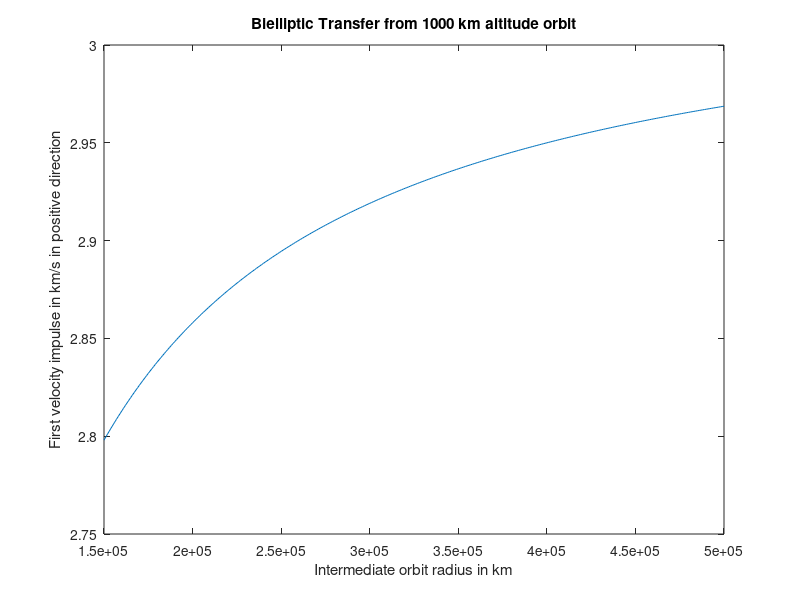
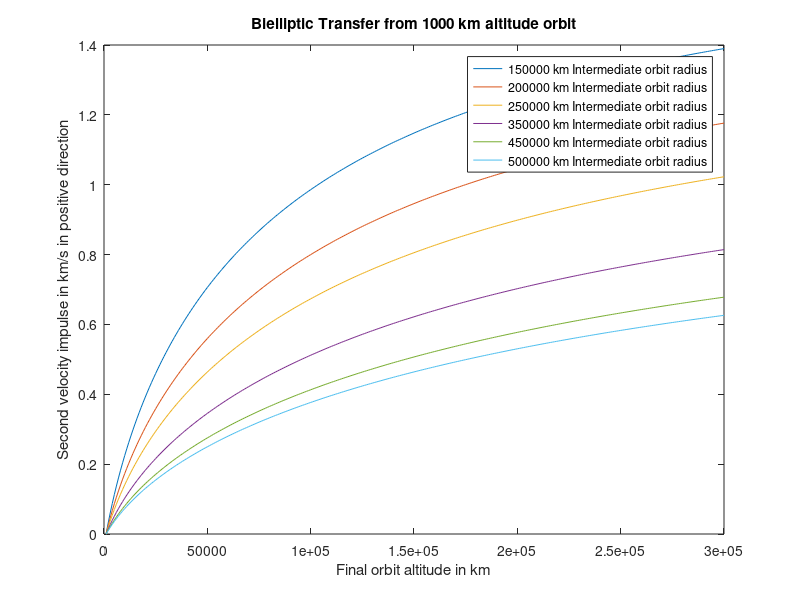
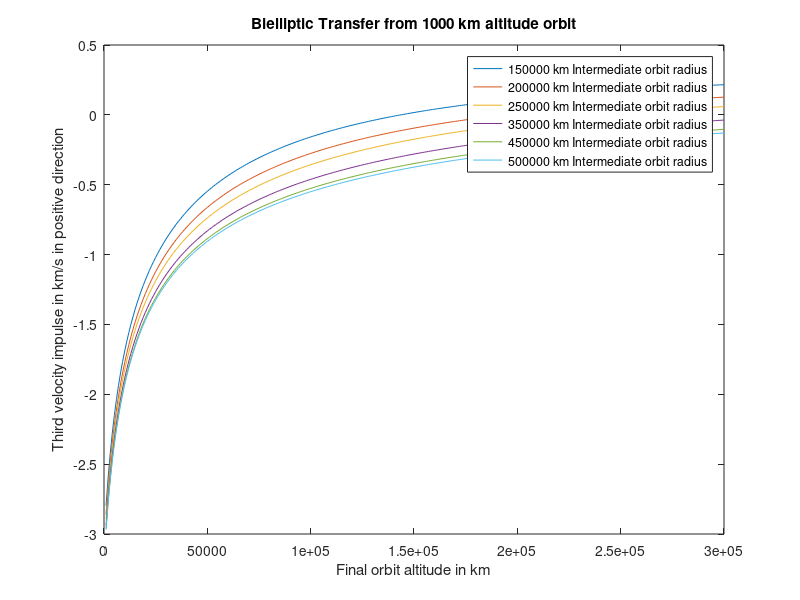

The MATLAB source for these figures, in order: (Note: this script raises an error after producing the figures.)
global time_h
mu = 398600;
R_E = 6378;
h_I = 1000;
r_I = h_I+R_E;
r_F = [1000 : 1000 : 300000]+R_E;
v_r_I = sqrt(mu*(1/r_I));
r_T = [150000 : 1000 : 500000]';
a_T_1 = (r_I+r_T)/2;
a_T_2 = (r_F+r_T)/2;
time_bi = pi*sqrt((a_T_2.^3)/mu)+pi*sqrt((a_T_1.^3)/mu);
time_bi = time_bi/(24*3600);
time_h = time_h/(24*3600);
v_r_T_1_p = sqrt(mu*((2/r_I)-(1./a_T_1)));
del_v_1 = v_r_T_1_p-v_r_I;
v_r_T_1_a = sqrt(mu*((2./r_T)-(1./a_T_1)));
v_r_T_2_a = sqrt(mu*((2./r_T)-(1./a_T_2)));
del_v_2 = v_r_T_2_a-v_r_T_1_a;
v_r_T_2_p = sqrt(mu*((2./r_F)-(1./a_T_2)));
v_r_F = sqrt(mu*(1./r_F));
del_v_3 = v_r_F-v_r_T_2_p;
disp("Bielliptic Transfer to 125000 km orbit:");
if del_v_1(151,1) >= 0
    fprintf('The first velocity impulse is %f km/s in the direction of velocity.\n',del_v_1(151,1));
else
    fprintf('The first velocity impulse is %f km/s opposite to the direction of velocity.\n',abs(del_v_1(151)));
end
if del_v_2(151,125) >= 0
    fprintf('The second velocity impulse is %f km/s in the direction of velocity.\n',del_v_2(151,125));
else
    fprintf('The second velocity impulse is %f km/s opposite to the direction of velocity.\n\n\n',abs(del_v_2(151,125)));
end
if del_v_3(151,125) >= 0
    fprintf('The third velocity impulse is %f km/s in the direction of velocity.\n',del_v_3(151,125));
else
    fprintf('The third velocity impulse is %f km/s opposite to the direction of velocity.\n\n\n',abs(del_v_3(151,125)));
end
disp("Bielliptic Transfer to 200000 km orbit:");
if del_v_1(151) >= 0
    fprintf('The first velocity impulse is %f km/s in the direction of velocity.\n',del_v_1(151));
else
    fprintf('The first velocity impulse is %f km/s opposite to the direction of velocity.\n',abs(del_v_1(151)));
end
if del_v_2(151,200) >= 0
    fprintf('The second velocity impulse is %f km/s in the direction of velocity.\n',del_v_2(151,200));
else
    fprintf('The second velocity impulse is %f km/s opposite to the direction of velocity.\n\n\n',abs(del_v_2(151,200)));
end
if del_v_3(151,200) >= 0
    fprintf('The third velocity impulse is %f km/s in the direction of velocity.\n',del_v_3(151,200));
else
    fprintf('The third velocity impulse is %f km/s opposite to the direction of velocity.\n\n\n',abs(del_v_3(151,200)));
end
disp("Bielliptic Transfer to 300000 km orbit:");
if del_v_1(151) >= 0
    fprintf('The first velocity impulse is %f km/s in the direction of velocity.\n',del_v_1(151));
else
    fprintf('The first velocity impulse is %f km/s opposite to the direction of velocity.\n',abs(del_v_1(151)));
end
if del_v_2(151,300) >= 0
    fprintf('The second velocity impulse is %f km/s in the direction of velocity.\n',del_v_2(151,300));
else
    fprintf('The second velocity impulse is %f km/s opposite to the direction of velocity.\n\n\n',abs(del_v_2(151,300)));
end
if del_v_3(151,300) >= 0
    fprintf('The third velocity impulse is %f km/s in the direction of velocity.\n',del_v_3(151,300));
else
    fprintf('The third velocity impulse is %f km/s opposite to the direction of velocity.\n\n\n',abs(del_v_3(151,300)));
end
total_del_v = abs(del_v_1)+abs(del_v_2)+abs(del_v_3);
figure
plot(r_T,del_v_1);
xlabel("Intermediate orbit radius in km");
ylabel("First velocity impulse in km/s in positive direction");
title("Bielliptic Transfer from 1000 km altitude orbit");
figure
plot(r_F-R_E,del_v_2(1,:),r_F-R_E,del_v_2(51,:),r_F-R_E,del_v_2(101,:),r_F-R_E,del_v_2(201,:),r_F-R_E,del_v_2(301,:),r_F-R_E,del_v_2(351,:));
xlabel("Final orbit altitude in km");
ylabel("Second velocity impulse in km/s in positive direction");
title("Bielliptic Transfer from 1000 km altitude orbit");
legend("150000 km Intermediate orbit radius","200000 km Intermediate orbit radius","250000 km Intermediate orbit radius","350000 km Intermediate orbit radius","450000 km Intermediate orbit radius","500000 km Intermediate orbit radius");
figure
plot(r_F-R_E,del_v_3(1,:),r_F-R_E,del_v_3(51,:),r_F-R_E,del_v_3(101,:),r_F-R_E,del_v_3(201,:),r_F-R_E,del_v_3(301,:),r_F-R_E,del_v_3(351,:));
xlabel("Final orbit altitude in km");
ylabel("Third velocity impulse in km/s in positive direction");
title("Bielliptic Transfer from 1000 km altitude orbit");
legend("150000 km Intermediate orbit radius","200000 km Intermediate orbit radius","250000 km Intermediate orbit radius","350000 km Intermediate orbit radius","450000 km Intermediate orbit radius","500000 km Intermediate orbit radius");
figure
plot(r_F-R_E,total_del_v(1,:),r_F-R_E,total_del_v(51,:),r_F-R_E,total_del_v(101,:),r_F-R_E,total_del_v(201,:),r_F-R_E,total_del_v(301,:),r_F-R_E,total_del_v(351,:),r_F-R_E,total_del_v_h);
xlabel("Final orbit altitude in km");
ylabel("Total velocity impulse in km/s");
title("Bielliptic Transfer from 1000 km altitude orbit");
legend("150000 km Intermediate orbit radius","200000 km Intermediate orbit radius","250000 km Intermediate orbit radius","350000 km Intermediate orbit radius","450000 km Intermediate orbit radius","500000 km Intermediate orbit radius", "Hohmann Transfer");
plot(r_F-R_E,time_bi(1,:),r_F-R_E,time_bi(51,:),r_F-R_E,time_bi(101,:),r_F-R_E,time_bi(201,:),r_F-R_E,time_bi(301,:),r_F-R_E,time_bi(351,:),r_F-R_E,time_h);
xlabel("Final orbit altitude in km");
ylabel("Total transfer time in days");
title("Bielliptic Transfer from 1000 km altitude orbit");
legend("150000 km Intermediate orbit radius","200000 km Intermediate orbit radius","250000 km Intermediate orbit radius","350000 km Intermediate orbit radius","450000 km Intermediate orbit radius","500000 km Intermediate orbit radius", "Hohmann Transfer");
